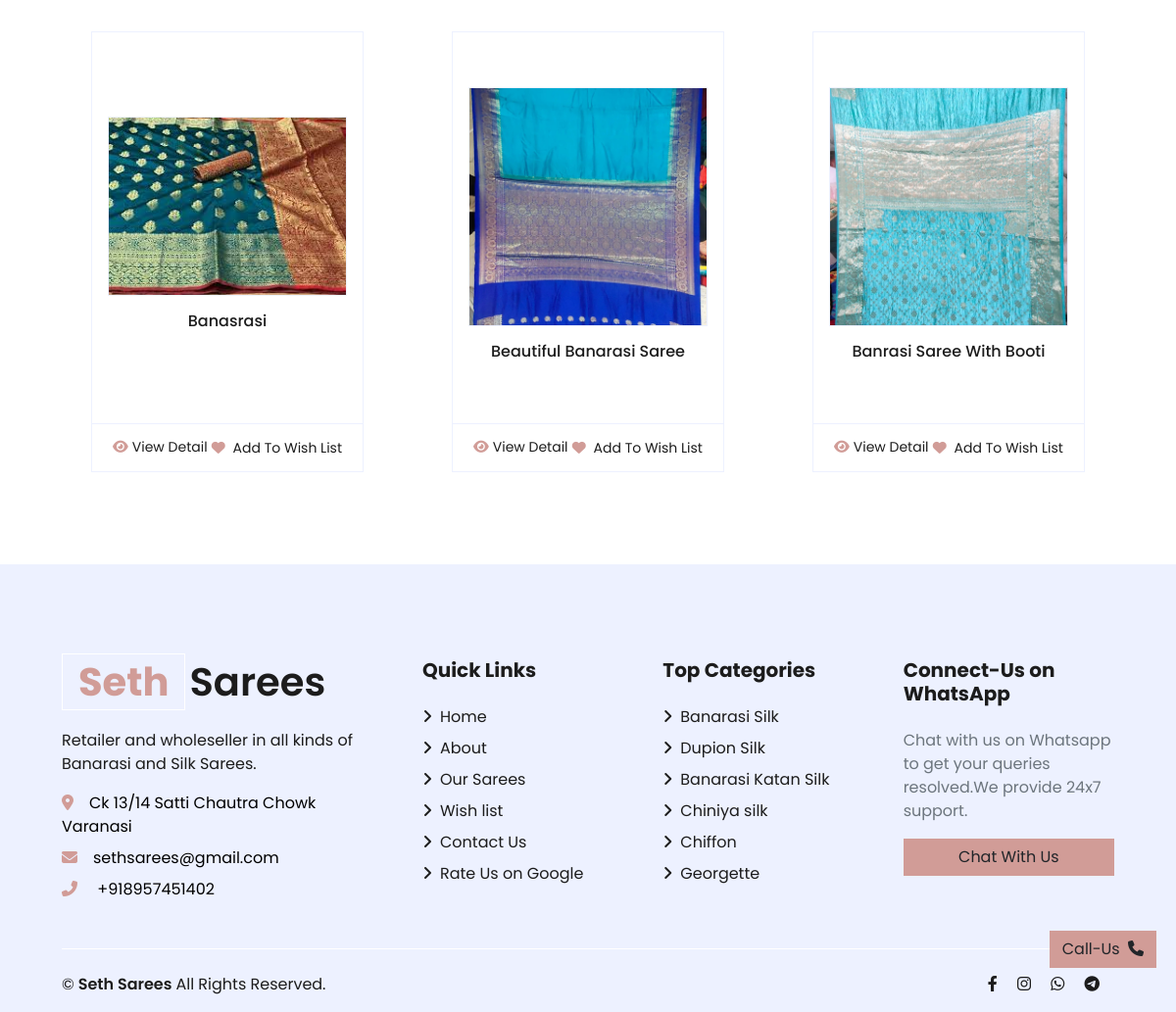
Before: /category (lower part) with the older database file.
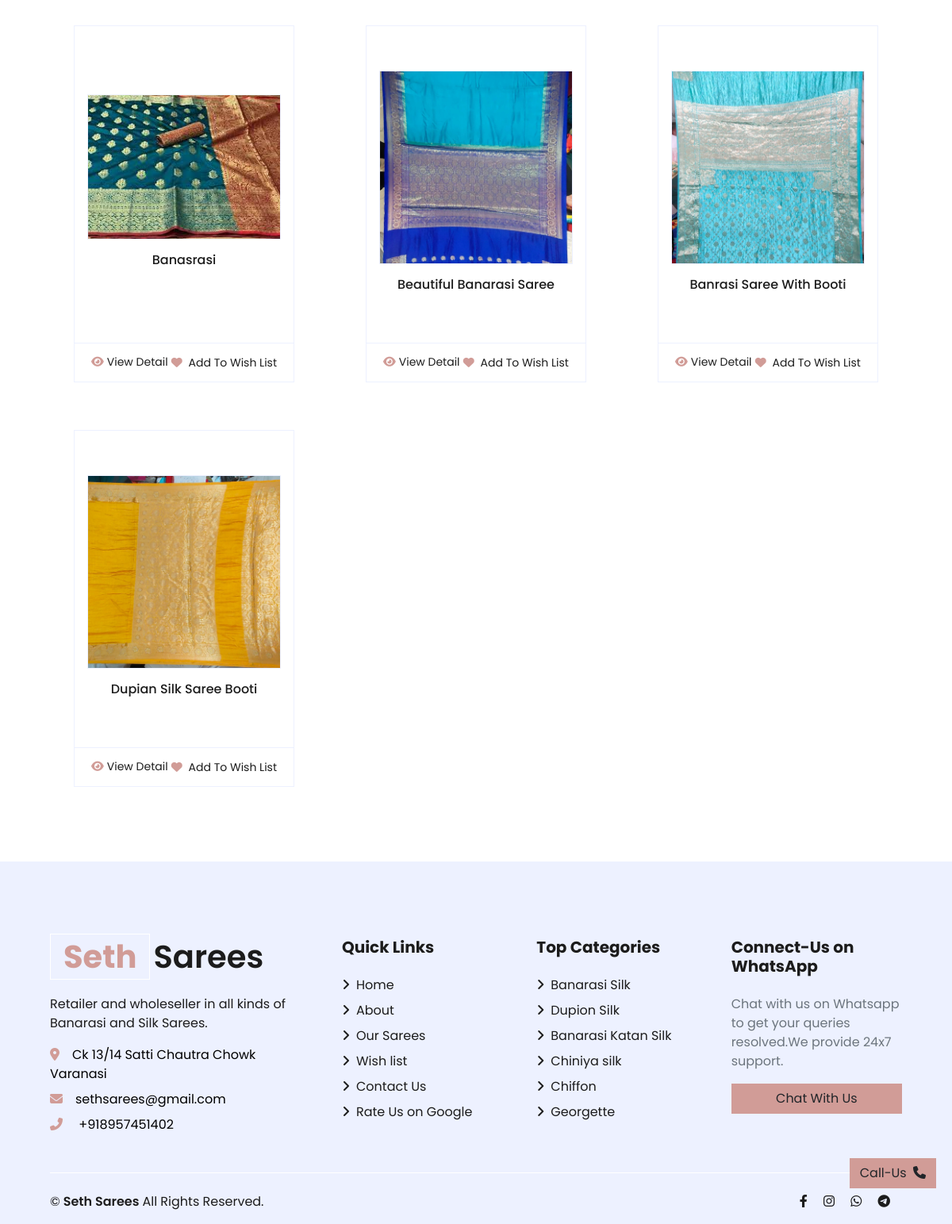
After: the same page with the newer database file.
### store/models/product.py (models this page shows, shortened)
class Product(models.Model):
    name = models.CharField(max_length=50)
    price = models.IntegerField(default=0)
    category = models.ForeignKey(Category, on_delete=models.CASCADE, default=1)
    description = models.TextField( default='' , null=True , blank=True)
    short_description= models.TextField( default='' , null=True , blank=True)
    image = models.ImageField(upload_to='uploads/products/')
    image1 = models.ImageField(upload_to='uploads/products/')
    image2 = models.ImageField(upload_to='uploads/products/')
    @staticmethod
    def get_all_products():
        return Product.objects.all()

### store/models/category.py (models this page shows)
class Category(models.Model):
    name = models.CharField(max_length=50)
    image = models.ImageField(default='',upload_to='uploads/category_img/')
    description = models.TextField( default='' , null=True , blank=True)
    @staticmethod
    def get_all_categories():
        return Category.objects.all()
    def __str__(self):
        return self.name

### store/views/category.py (the view)
# urls.py: path('category',show_category),
def show_category(request):
    data = initial_data
    customer_id = request.session.get('customer')
    data['wishlist_len']=0
    if customer_id:
        customer = Customer.objects.get(id=customer_id)
        data['wishlist_len'] = len(Wishlist.objects.filter(customer=customer_id))
    error_msg=''
    error_msg = request.GET.get('error_msg')
    data['error_msg'] = error_msg
    category_id = request.GET.get('category')
    if category_id:
        data['products'] = Product.get_all_products_by_categoryid(category_id)
        category_obj=Category.objects.get(pk=category_id)
        data['category_obj'] = category_obj
        data['title']="Saree Category - "+category_obj.name+"- Browse by Fabric, Occasion, or Style"
    else:
        data['title']="Saree Collection - Explore Our Extensive Range of Luxurious Silk and Banarasi Sarees - Wholesale and Retail"
        data['products'] = Product.get_all_products()
        data['categories'] = Category.get_all_categories()
    return render(request, 'category.html', data)

### store/templates/category.html (shortened to what this page needs)
{% extends 'base.html' %}
{% load static %}
{% block content %}
 <div class="container-fluid pt-5">
    <div class="row px-xl-5">
        <div class="col-lg-12 col-md-12">
            <div class="row pb-3">
                {%for product in products%}
                <div class="col-lg-4 col-md-6 col-sm-12  ">
                    <div class="card product-item border-0" style="padding: 30px; height: 510px">
                        <div class="card-body border-left border-right border-top text-center p-3  d-flex flex-column align-items-around justify-content-center ">
                            <a href="/detail?product={{product.id}}" target="_blank">
                                <div class=" product-img position-relative overflow-hidden bg-transparent border p-0">
                                    <img class="img-fluid w-100" src="{{product.image.url}}" alt="">
                                </div>
                            </a>
                            <h6 class="text-truncate mt-3">{{product.name}}</h6>
                        </div>
                        <div class="card-footer d-flex justify-content-between bg-light border">
                            <a href="/detail?product={{product.id}}" target="_blank" class="btn btn-sm text-dark p-0"><i class="fas fa-eye text-primary mr-1"></i>View Detail</a>
                            <form action="/add-to-wishlist" method="POST">
                                <button type="submit" class="btn btn-sm text-dark p-0"><i class="fa fa-heart text-primary mr-1"></i> Add To Wish List</button>
                        </form>
                        </div>
                    </div>
                </div>
                {%endfor%}
            </div>
        </div>
    </div>
</div>
{% endblock content%}

### store/templates/base.html (shortened to what this page needs)
<!DOCTYPE html>
<html lang="en">
    {% load static %}
<head>
    <link rel="stylesheet" href="https://cdnjs.cloudflare.com/ajax/libs/font-awesome/6.2.1/css/all.min.css" />
    <link href="{% static './store/lib/owlcarousel/assets/owl.carousel.min.css' %}" rel="stylesheet">
    <link rel="stylesheet" href="https://unpkg.com/aos@next/dist/aos.css" />
    <link href="{% static './store/css/style.css' %}" rel="stylesheet">
</head>
<body>
        {%block content%}
        {%endblock%}
    <footer class="container-fluid bg-secondary text-dark mt-5 pt-5">
        <div class="row px-xl-5 pt-5">
            <div class="col-lg-4 col-md-12 mb-5 pr-3 pr-xl-5">
                <a href="/" class="text-decoration-none">
                    <h1 class="mb-4 display-5 font-weight-semi-bold"><span class="text-primary font-weight-bold border border-white px-3 mr-1">Seth</span>Sarees</h1>
                </a>
                <p>Retailer and wholeseller in all kinds of Banarasi and Silk Sarees.</p>
                <p class="mb-2"><i class="fa fa-map-marker-alt text-primary mr-3"></i><a href="https://www.google.com/search?q=seth%20sarees&oq=seth&aqs=chrome.0.69i59j69i57j69i59j69i60j69i61l2j69i60.1882j0j4&sourceid=chrome&ie=UTF-8&tbs=lf:1,lf_ui:10&tbm=lcl&sxsrf=ALiCzsaSynD1unvd0ebaW9NJ0Fx-3SjwXA:1671827345404&rflfq=1&num=10&rldimm=527673046138865702&lqi=CgtzZXRoIHNhcmVlc0iz8qLwsq6AgAhaHRAAEAEYABgBIgtzZXRoIHNhcmVlcyoGCAIQABABkgEXZGVzaWduZXJfY2xvdGhpbmdfc3RvcmU&phdesc=J3chXqvknqQ&ved=2ahUKEwjjtbGYypD8AhVH03MBHdmAB1gQvS56BAgYEAE&sa=X&rlst=f#rlfi=hd:;si:527673046138865702,l,CgtzZXRoIHNhcmVlc0iz8qLwsq6AgAhaHRAAEAEYABgBIgtzZXRoIHNhcmVlcyoGCAIQABABkgEXZGVzaWduZXJfY2xvdGhpbmdfc3RvcmU,y,J3chXqvknqQ;mv:[[25.6578831,83.0200176],[25.2926608,82.8717667]];tbs:lrf:!1m4!1u3!2m2!3m1!1e1!2m1!1e3!3sIAE,lf:1,lf_ui:10 "  target="_blank"style="color:black;">{{address}}</a></p>
                <p class="mb-2"><i class="fa fa-envelope text-primary mr-3"></i><a href="mailto:sethsarees@gmail.com"  target="_blank" style="color:black;">{{email}}</a></p>
                <p class="mb-0"><i class="fa fa-phone-alt text-primary mr-3"></i><a href="tel:+{{phone_no}}" style="color:black;"> +{{phone_no}}</a></p>
            </div>
            <div class="col-lg-8 col-md-12">
                <div class="row">
                    <div class="col-md-4 mb-5">
                        <h5 class="font-weight-bold text-dark mb-4">Quick Links</h5>
                        <div class="d-flex flex-column justify-content-start">
                            <a class="text-dark mb-2" href="/"><i class="fa fa-angle-right mr-2"></i>Home</a>
                            <a class="text-dark mb-2" href="/about"><i class="fa fa-angle-right mr-2"></i>About</a>
                            <a class="text-dark mb-2" href="/category"><i class="fa fa-angle-right mr-2"></i>Our Sarees</a>
                            <a class="text-dark mb-2" href="/wishlist"><i class="fa fa-angle-right mr-2"></i>Wish list</a>
                            <a class="text-dark mb-2" href="/contact"><i class="fa fa-angle-right mr-2"></i>Contact Us</a>
                            <a class="text-dark mb-2" target="_blank" href="https://www.google.com/search?q=seth%20sarees&oq=seth+sarees&aqs=chrome..69i57j69i59j69i61l3.2280j0j4&sourceid=chrome&ie=UTF-8&tbs=lrf:!1m4!1u3!2m2!3m1!1e1!2m1!1e3!3sIAE,lf:1,lf_ui:10&tbm=lcl&sxsrf=ALiCzsb6kLBLebcYjMVq3ZZjTXegQRwJRQ:1671576707763&rflfq=1&num=10&rldimm=527673046138865702&lqi=CgtzZXRoIHNhcmVlc0iz8qLwsq6AgAhaHRAAEAEYABgBIgtzZXRoIHNhcmVlcyoGCAIQABABkgEXZGVzaWduZXJfY2xvdGhpbmdfc3RvcmU&phdesc=J3chXqvknqQ&ved=2ahUKEwjQ5oW_pIn8AhVywXMBHfXHBNoQvS56BAgeEAE&sa=X&rlst=f#lrd=0x398e2e1ed9ad1ce9:0x752abd6f8a7c826,3,,,&rlfi=hd:;si:527673046138865702,l,CgtzZXRoIHNhcmVlc0iz8qLwsq6AgAhaHRAAEAEYABgBIgtzZXRoIHNhcmVlcyoGCAIQABABkgEXZGVzaWduZXJfY2xvdGhpbmdfc3RvcmU,y,J3chXqvknqQ;mv:[[25.6592943,83.033485],[25.2677299,82.87100439999999]];tbs:lrf:!1m4!1u3!2m2!3m1!1e1!2m1!1e3!3sIAE,lf:1,lf_ui:10"><i class="fa fa-angle-right mr-2"></i>Rate Us on Google</a>
                        </div>
                    </div>
                    <div class="col-md-4 mb-5">
                        <h5 class="font-weight-bold text-dark mb-4">Top Categories</h5>
                        <div class="d-flex flex-column justify-content-start">
                            {% for category in categories|slice:":6" %}
                            <a class="text-dark mb-2" href="/category?category={{category.id}}"><i class="fa fa-angle-right mr-2"></i>{{category}}</a>
                            {% endfor %}
                        </div>
                    </div>
                    <div class="col-md-4 mb-3" >
                        <h5 class="font-weight-bold text-dark mb-4">Connect-Us on WhatsApp</h5>
                        <div class="d-flex flex-column ">
                            <p class=text-muted>Chat with us on Whatsapp to get your queries resolved.We provide 24x7 support.</p>
                            <a href="https://wa.me/{{phone_no}}?text=Hello,+I+am+interested+in+knowing+more+about+your+Store" target="_blank" class="btn btn-primary px-3 w-100">Chat With Us</a>
                        </div>
                    </div>
                </div>
            </div>
        </div>
        <div class="row border-top border-light mx-xl-5 pt-4">
            <div class="col-md-6 px-xl-0">
                <p class="mb-md-0 text-center text-md-left text-dark">
                    <div class=" d-flex align-items-center">
                        &copy; <a class="px-1 text-dark font-weight-semi-bold" href="#">Seth Sarees</a> All Rights Reserved.
                    </div>
                </p>
            </div>
            <div class="col-md-6 px-xl-0">
                <div class="col  text-center  text-sm-right ">
                        <a class="text-dark px-2" href="https://www.facebook.com/profile.php?id=100089091092224" target="_blank">
                            <i class="fab fa-facebook-f"></i>
                        </a>
                        <a class="text-dark px-2" href="https://www.instagram.com/seth_sarees/" target="_blank">
                            <i class="fab fa-instagram"></i>
                        </a>
                        <a class="text-dark px-2" href="https://wa.me/{{phone_no}}?text=Hello,+I+am+interested+in+knowing+more+about+your+Store" target="_blank">
                            <i class="fab fa-whatsapp"></i>
                        </a>
                        <a class="text-dark pl-2" href="">
                            <i class="fab fa-telegram"></i>
                        </a>
                </div>
            </div>
        </div>
    </footer>
    <button   class="btn btn-primary sticky-btn" onclick="window.location.href='tel:+{{phone_no}}'">Call-Us <span class="pl-1"><i class="fa fa-phone" ></i></span></button>
</body>

Changed rows visible on the page:
added Product: image (picture), name "Dupian Silk Saree Booti"
